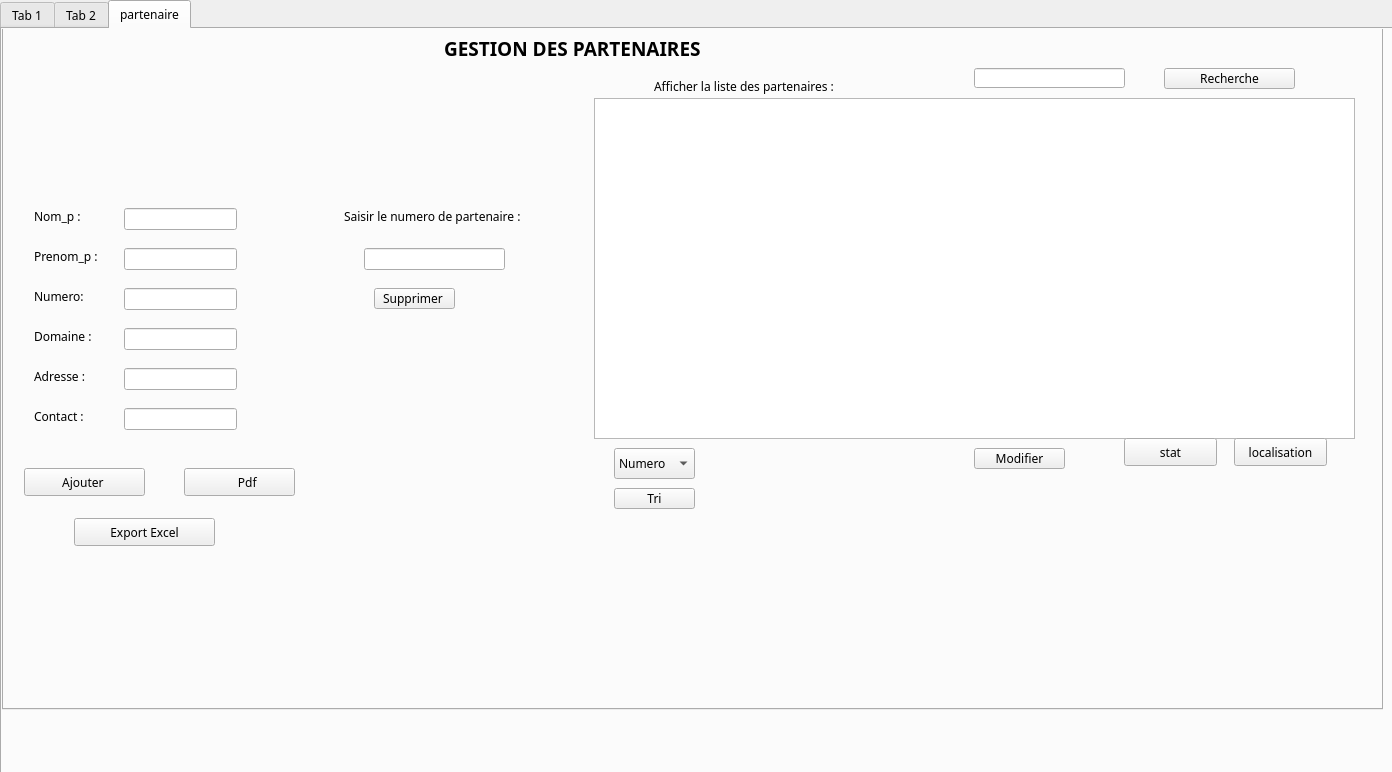
<?xml version="1.0" encoding="UTF-8"?>
<ui version="4.0">
 <class>Dialog</class>
 <widget class="QDialog" name="Dialog">
  <property name="geometry">
   <rect>
    <x>0</x>
    <y>0</y>
    <width>1392</width>
    <height>772</height>
   </rect>
  </property>
  <property name="windowTitle">
   <string>Dialog</string>
  </property>
  <widget class="QTabWidget" name="tabWidget">
   <property name="geometry">
    <rect>
     <x>0</x>
     <y>0</y>
     <width>1501</width>
     <height>921</height>
    </rect>
   </property>
   <property name="baseSize">
    <size>
     <width>0</width>
     <height>0</height>
    </size>
   </property>
   <property name="font">
    <font>
     <family>Century Gothic</family>
    </font>
   </property>
   <property name="styleSheet">
    <string notr="true">background-color: </string>
   </property>
   <property name="currentIndex">
    <number>2</number>
   </property>
   <widget class="QWidget" name="tab">
    <attribute name="title">
     <string>Tab 1</string>
    </attribute>
    <widget class="QGroupBox" name="Log_in">
     <property name="geometry">
      <rect>
       <x>20</x>
       <y>30</y>
       <width>1231</width>
       <height>381</height>
      </rect>
     </property>
     <property name="font">
      <font>
       <family>Century Gothic</family>
       <pointsize>13</pointsize>
       <weight>75</weight>
       <bold>true</bold>
      </font>
     </property>
     <property name="styleSheet">
      <string notr="true">background-color: qlineargradient(spread:reflect, x1:0, y1:0, x2:1, y2:0, stop:1 rgba(255, 255, 255, 0));</string>
     </property>
     <property name="title">
      <string>Employés</string>
     </property>
     <widget class="QLabel" name="label">
      <property name="geometry">
       <rect>
        <x>20</x>
        <y>80</y>
        <width>111</width>
        <height>19</height>
       </rect>
      </property>
      <property name="font">
       <font>
        <family>Century Gothic</family>
        <pointsize>11</pointsize>
        <weight>75</weight>
        <italic>true</italic>
        <bold>true</bold>
        <underline>true</underline>
       </font>
      </property>
      <property name="text">
       <string>ID-Employé</string>
      </property>
     </widget>
     <widget class="QLabel" name="label_2">
      <property name="geometry">
       <rect>
        <x>20</x>
        <y>150</y>
        <width>161</width>
        <height>21</height>
       </rect>
      </property>
      <property name="font">
       <font>
        <family>Century Gothic</family>
        <pointsize>11</pointsize>
        <weight>75</weight>
        <italic>true</italic>
        <bold>true</bold>
        <underline>true</underline>
       </font>
      </property>
      <property name="text">
       <string>Mot de passe</string>
      </property>
     </widget>
     <widget class="QLabel" name="label_3">
      <property name="geometry">
       <rect>
        <x>410</x>
        <y>80</y>
        <width>141</width>
        <height>21</height>
       </rect>
      </property>
      <property name="font">
       <font>
        <family>Century Gothic</family>
        <pointsize>11</pointsize>
        <weight>75</weight>
        <italic>true</italic>
        <bold>true</bold>
        <underline>true</underline>
       </font>
      </property>
      <property name="text">
       <string>Nom</string>
      </property>
     </widget>
     <widget class="QPushButton" name="pb_ajouter">
      <property name="geometry">
       <rect>
        <x>150</x>
        <y>310</y>
        <width>141</width>
        <height>41</height>
       </rect>
      </property>
      <property name="font">
       <font>
        <family>Century Gothic</family>
        <pointsize>9</pointsize>
        <weight>75</weight>
        <bold>true</bold>
       </font>
      </property>
      <property name="cursor">
       <cursorShape>PointingHandCursor</cursorShape>
      </property>
      <property name="styleSheet">
       <string notr="true">background-color:rgb(225, 225, 225)</string>
      </property>
      <property name="text">
       <string>+ Ajouter</string>
      </property>
     </widget>
     <widget class="QLineEdit" name="le_mdp">
      <property name="geometry">
       <rect>
        <x>240</x>
        <y>140</y>
        <width>131</width>
        <height>31</height>
       </rect>
      </property>
      <property name="font">
       <font>
        <family>Century Gothic</family>
        <pointsize>9</pointsize>
       </font>
      </property>
     </widget>
     <widget class="QLineEdit" name="le_IDemploye">
      <property name="geometry">
       <rect>
        <x>240</x>
        <y>70</y>
        <width>131</width>
        <height>31</height>
       </rect>
      </property>
      <property name="font">
       <font>
        <family>Century Gothic</family>
        <pointsize>9</pointsize>
       </font>
      </property>
     </widget>
     <widget class="QLabel" name="label_5">
      <property name="geometry">
       <rect>
        <x>400</x>
        <y>150</y>
        <width>141</width>
        <height>21</height>
       </rect>
      </property>
      <property name="font">
       <font>
        <family>Century Gothic</family>
        <pointsize>11</pointsize>
        <weight>75</weight>
        <italic>true</italic>
        <bold>true</bold>
        <underline>true</underline>
       </font>
      </property>
      <property name="text">
       <string>Prénom</string>
      </property>
     </widget>
     <widget class="QPushButton" name="pb_supp">
      <property name="geometry">
       <rect>
        <x>350</x>
        <y>310</y>
        <width>141</width>
        <height>41</height>
       </rect>
      </property>
      <property name="font">
       <font>
        <family>Century Gothic</family>
        <pointsize>9</pointsize>
        <weight>75</weight>
        <bold>true</bold>
       </font>
      </property>
      <property name="cursor">
       <cursorShape>PointingHandCursor</cursorShape>
      </property>
      <property name="styleSheet">
       <string notr="true">background-color: rgb(225, 225, 225)</string>
      </property>
      <property name="text">
       <string>Supprimer</string>
      </property>
      <property name="icon">
       <iconset>
        <normaloff>:/new/boutons/supp2.jpg</normaloff>:/new/boutons/supp2.jpg</iconset>
      </property>
     </widget>
     <widget class="QLabel" name="label_8">
      <property name="geometry">
       <rect>
        <x>110</x>
        <y>240</y>
        <width>161</width>
        <height>21</height>
       </rect>
      </property>
      <property name="font">
       <font>
        <family>Century Gothic</family>
        <pointsize>11</pointsize>
        <weight>75</weight>
        <italic>true</italic>
        <bold>true</bold>
        <underline>true</underline>
       </font>
      </property>
      <property name="text">
       <string>Date De naissance</string>
      </property>
     </widget>
     <widget class="QDateEdit" name="dateEdit">
      <property name="geometry">
       <rect>
        <x>280</x>
        <y>230</y>
        <width>131</width>
        <height>31</height>
       </rect>
      </property>
      <property name="font">
       <font>
        <pointsize>9</pointsize>
        <weight>75</weight>
        <bold>true</bold>
       </font>
      </property>
      <property name="styleSheet">
       <string notr="true">color: rgb(222, 222, 222);</string>
      </property>
     </widget>
     <widget class="QComboBox" name="Genre_select">
      <property name="geometry">
       <rect>
        <x>660</x>
        <y>60</y>
        <width>171</width>
        <height>41</height>
       </rect>
      </property>
      <property name="font">
       <font>
        <family>Century Gothic</family>
        <pointsize>8</pointsize>
        <weight>50</weight>
        <bold>false</bold>
       </font>
      </property>
      <property name="cursor">
       <cursorShape>PointingHandCursor</cursorShape>
      </property>
      <property name="styleSheet">
       <string notr="true">background-color: rgb(225, 225, 225)</string>
      </property>
      <item>
       <property name="text">
        <string>Genre</string>
       </property>
      </item>
      <item>
       <property name="text">
        <string>Homme</string>
       </property>
      </item>
      <item>
       <property name="text">
        <string>Femme</string>
       </property>
      </item>
     </widget>
     <widget class="QPushButton" name="pb_modifier">
      <property name="geometry">
       <rect>
        <x>680</x>
        <y>140</y>
        <width>141</width>
        <height>41</height>
       </rect>
      </property>
      <property name="font">
       <font>
        <family>Century Gothic</family>
        <pointsize>9</pointsize>
        <weight>75</weight>
        <bold>true</bold>
       </font>
      </property>
      <property name="cursor">
       <cursorShape>ArrowCursor</cursorShape>
      </property>
      <property name="styleSheet">
       <string notr="true">background-color: rgb(225, 225, 225)</string>
      </property>
      <property name="text">
       <string>Modifier</string>
      </property>
      <property name="icon">
       <iconset>
        <normaloff>:/new/boutons/modifier.png</normaloff>:/new/boutons/modifier.png</iconset>
      </property>
     </widget>
     <widget class="QPushButton" name="pb_supp_2">
      <property name="geometry">
       <rect>
        <x>550</x>
        <y>310</y>
        <width>141</width>
        <height>41</height>
       </rect>
      </property>
      <property name="font">
       <font>
        <family>Century Gothic</family>
        <pointsize>9</pointsize>
        <weight>75</weight>
        <bold>true</bold>
       </font>
      </property>
      <property name="cursor">
       <cursorShape>PointingHandCursor</cursorShape>
      </property>
      <property name="styleSheet">
       <string notr="true">background-color: rgb(225, 225, 225)</string>
      </property>
      <property name="text">
       <string>Afficher</string>
      </property>
      <property name="icon">
       <iconset>
        <normaloff>:/new/boutons/supp2.jpg</normaloff>:/new/boutons/supp2.jpg</iconset>
      </property>
     </widget>
     <widget class="QLineEdit" name="le_nom">
      <property name="geometry">
       <rect>
        <x>480</x>
        <y>70</y>
        <width>131</width>
        <height>31</height>
       </rect>
      </property>
      <property name="font">
       <font>
        <family>Century Gothic</family>
        <pointsize>9</pointsize>
       </font>
      </property>
     </widget>
     <widget class="QLineEdit" name="le_prenom">
      <property name="geometry">
       <rect>
        <x>480</x>
        <y>140</y>
        <width>131</width>
        <height>31</height>
       </rect>
      </property>
      <property name="font">
       <font>
        <family>Century Gothic</family>
        <pointsize>9</pointsize>
       </font>
      </property>
     </widget>
     <widget class="QPushButton" name="Afficher_stat">
      <property name="geometry">
       <rect>
        <x>850</x>
        <y>80</y>
        <width>131</width>
        <height>23</height>
       </rect>
      </property>
      <property name="text">
       <string>Afficher statistiques</string>
      </property>
     </widget>
     <widget class="QPushButton" name="Log_In">
      <property name="geometry">
       <rect>
        <x>600</x>
        <y>230</y>
        <width>75</width>
        <height>23</height>
       </rect>
      </property>
      <property name="text">
       <string>Log in</string>
      </property>
     </widget>
    </widget>
    <widget class="QLabel" name="label_6">
     <property name="geometry">
      <rect>
       <x>530</x>
       <y>0</y>
       <width>311</width>
       <height>31</height>
      </rect>
     </property>
     <property name="font">
      <font>
       <family>Century Gothic</family>
       <pointsize>18</pointsize>
       <weight>75</weight>
       <italic>true</italic>
       <bold>true</bold>
       <underline>false</underline>
      </font>
     </property>
     <property name="styleSheet">
      <string notr="true">color: rgb(225, 225, 225);
</string>
     </property>
     <property name="text">
      <string>Gestion Des Employés</string>
     </property>
    </widget>
    <widget class="QGroupBox" name="groupBox_2">
     <property name="geometry">
      <rect>
       <x>140</x>
       <y>460</y>
       <width>781</width>
       <height>451</height>
      </rect>
     </property>
     <property name="font">
      <font>
       <family>Century Gothic</family>
       <pointsize>13</pointsize>
       <weight>75</weight>
       <bold>true</bold>
      </font>
     </property>
     <property name="title">
      <string>Liste Des Employés</string>
     </property>
     <widget class="QPushButton" name="pb_recher">
      <property name="geometry">
       <rect>
        <x>170</x>
        <y>50</y>
        <width>121</width>
        <height>41</height>
       </rect>
      </property>
      <property name="font">
       <font>
        <family>Century Gothic</family>
        <pointsize>9</pointsize>
        <weight>75</weight>
        <bold>true</bold>
       </font>
      </property>
      <property name="cursor">
       <cursorShape>PointingHandCursor</cursorShape>
      </property>
      <property name="styleSheet">
       <string notr="true">background-color: rgb(170, 170, 170);
border-color: rgb(138, 138, 138);
color: rgb(45, 45, 45)</string>
      </property>
      <property name="text">
       <string>Recherche</string>
      </property>
      <property name="icon">
       <iconset>
        <normaloff>:/new/boutons/recher1.png</normaloff>:/new/boutons/recher1.png</iconset>
      </property>
     </widget>
     <widget class="QLineEdit" name="lineEdit">
      <property name="geometry">
       <rect>
        <x>30</x>
        <y>50</y>
        <width>141</width>
        <height>41</height>
       </rect>
      </property>
      <property name="baseSize">
       <size>
        <width>10</width>
        <height>8</height>
       </size>
      </property>
      <property name="font">
       <font>
        <family>Century Gothic</family>
        <pointsize>9</pointsize>
       </font>
      </property>
      <property name="styleSheet">
       <string notr="true">color: rgb(255, 255, 255);
border-color: rgb(138, 138, 138);
background-color: qlineargradient(spread:reflect, x1:0, y1:0, x2:1, y2:1, stop:0.186957 rgba(97, 97, 97, 30), stop:0.930435 rgba(150, 150, 150, 48))</string>
      </property>
     </widget>
     <widget class="QPushButton" name="pb_tri">
      <property name="geometry">
       <rect>
        <x>400</x>
        <y>370</y>
        <width>81</width>
        <height>41</height>
       </rect>
      </property>
      <property name="font">
       <font>
        <family>Century Gothic</family>
        <pointsize>9</pointsize>
        <weight>75</weight>
        <bold>true</bold>
       </font>
      </property>
      <property name="cursor">
       <cursorShape>PointingHandCursor</cursorShape>
      </property>
      <property name="styleSheet">
       <string notr="true">background-color:rgb(225, 225, 225)</string>
      </property>
      <property name="text">
       <string>Trier</string>
      </property>
      <property name="icon">
       <iconset>
        <normaloff>:/new/boutons/tri2.png</normaloff>:/new/boutons/tri2.png</iconset>
      </property>
     </widget>
     <widget class="QComboBox" name="comboBox_2">
      <property name="geometry">
       <rect>
        <x>500</x>
        <y>370</y>
        <width>171</width>
        <height>41</height>
       </rect>
      </property>
      <property name="font">
       <font>
        <family>Century Gothic</family>
        <pointsize>8</pointsize>
        <weight>50</weight>
        <bold>false</bold>
       </font>
      </property>
      <property name="cursor">
       <cursorShape>PointingHandCursor</cursorShape>
      </property>
      <property name="styleSheet">
       <string notr="true">background-color: rgb(225, 225, 225)</string>
      </property>
      <item>
       <property name="text">
        <string>nom</string>
       </property>
      </item>
      <item>
       <property name="text">
        <string>id</string>
       </property>
      </item>
      <item>
       <property name="text">
        <string>date de naissance</string>
       </property>
      </item>
     </widget>
     <widget class="QTableView" name="tableView">
      <property name="geometry">
       <rect>
        <x>70</x>
        <y>100</y>
        <width>661</width>
        <height>261</height>
       </rect>
      </property>
     </widget>
    </widget>
    <widget class="QGroupBox" name="groupBox_3">
     <property name="geometry">
      <rect>
       <x>950</x>
       <y>550</y>
       <width>251</width>
       <height>91</height>
      </rect>
     </property>
     <property name="font">
      <font>
       <family>Century Gothic</family>
       <pointsize>10</pointsize>
       <weight>75</weight>
       <bold>true</bold>
      </font>
     </property>
     <property name="title">
      <string>Exporter info employé</string>
     </property>
     <widget class="QPushButton" name="pb_pdf">
      <property name="geometry">
       <rect>
        <x>80</x>
        <y>30</y>
        <width>101</width>
        <height>41</height>
       </rect>
      </property>
      <property name="font">
       <font>
        <family>Century Gothic</family>
        <pointsize>10</pointsize>
        <weight>75</weight>
        <bold>true</bold>
       </font>
      </property>
      <property name="cursor">
       <cursorShape>PointingHandCursor</cursorShape>
      </property>
      <property name="styleSheet">
       <string notr="true">background-color:rgb(225, 225, 225)</string>
      </property>
      <property name="text">
       <string>PDF</string>
      </property>
      <property name="icon">
       <iconset>
        <normaloff>:/new/boutons/pdf1.png</normaloff>:/new/boutons/pdf1.png</iconset>
      </property>
      <property name="iconSize">
       <size>
        <width>25</width>
        <height>34</height>
       </size>
      </property>
     </widget>
    </widget>
    <widget class="QLabel" name="background0">
     <property name="geometry">
      <rect>
       <x>-10</x>
       <y>20</y>
       <width>1341</width>
       <height>1021</height>
      </rect>
     </property>
     <property name="text">
      <string/>
     </property>
     <property name="pixmap">
      <pixmap>../2EME/PROJET QT/d9ac02fa-15c8-40f1-becc-5bfe3902f3fb.jpg</pixmap>
     </property>
     <property name="scaledContents">
      <bool>true</bool>
     </property>
    </widget>
    <zorder>background0</zorder>
    <zorder>Log_in</zorder>
    <zorder>label_6</zorder>
    <zorder>groupBox_2</zorder>
    <zorder>groupBox_3</zorder>
   </widget>
   <widget class="QWidget" name="tab_2">
    <attribute name="title">
     <string>Tab 2</string>
    </attribute>
    <widget class="QGroupBox" name="groupBox_5">
     <property name="geometry">
      <rect>
       <x>40</x>
       <y>40</y>
       <width>611</width>
       <height>351</height>
      </rect>
     </property>
     <property name="font">
      <font>
       <family>Century Gothic</family>
       <pointsize>12</pointsize>
       <weight>75</weight>
       <bold>true</bold>
      </font>
     </property>
     <property name="title">
      <string>Calendrier</string>
     </property>
     <widget class="QCalendarWidget" name="calendarWidget">
      <property name="geometry">
       <rect>
        <x>250</x>
        <y>60</y>
        <width>331</width>
        <height>241</height>
       </rect>
      </property>
      <property name="styleSheet">
       <string notr="true">background-color: rgb(176, 176, 176);</string>
      </property>
     </widget>
     <widget class="QPlainTextEdit" name="plainTextEdit">
      <property name="geometry">
       <rect>
        <x>30</x>
        <y>80</y>
        <width>161</width>
        <height>211</height>
       </rect>
      </property>
      <property name="font">
       <font>
        <family>Maiandra GD</family>
        <pointsize>10</pointsize>
        <weight>75</weight>
        <italic>true</italic>
        <bold>true</bold>
       </font>
      </property>
      <property name="styleSheet">
       <string notr="true">color: rgb(204, 204, 204);</string>
      </property>
      <property name="plainText">
       <string>2022-10-10T00:00:00
Le journal De Minuit
2022-10-10T00:15:60
Publicité TELECOM</string>
      </property>
     </widget>
    </widget>
   </widget>
   <widget class="QWidget" name="tab_3">
    <attribute name="title">
     <string>partenaire</string>
    </attribute>
    <widget class="QTabWidget" name="tabWidget_2">
     <property name="geometry">
      <rect>
       <x>0</x>
       <y>-30</y>
       <width>1381</width>
       <height>711</height>
      </rect>
     </property>
     <property name="currentIndex">
      <number>0</number>
     </property>
     <widget class="QWidget" name="widget">
      <attribute name="title">
       <string/>
      </attribute>
      <widget class="QPushButton" name="pushButton">
       <property name="geometry">
        <rect>
         <x>20</x>
         <y>440</y>
         <width>121</width>
         <height>28</height>
        </rect>
       </property>
       <property name="text">
        <string>Ajouter </string>
       </property>
      </widget>
      <widget class="QPushButton" name="recherche_button">
       <property name="geometry">
        <rect>
         <x>1160</x>
         <y>40</y>
         <width>131</width>
         <height>21</height>
        </rect>
       </property>
       <property name="text">
        <string>Recherche</string>
       </property>
      </widget>
      <widget class="QPushButton" name="tri_button">
       <property name="geometry">
        <rect>
         <x>610</x>
         <y>460</y>
         <width>81</width>
         <height>21</height>
        </rect>
       </property>
       <property name="text">
        <string>Tri</string>
       </property>
      </widget>
      <widget class="QLineEdit" name="recherche0">
       <property name="geometry">
        <rect>
         <x>970</x>
         <y>40</y>
         <width>151</width>
         <height>20</height>
        </rect>
       </property>
      </widget>
      <widget class="QLabel" name="label_7">
       <property name="geometry">
        <rect>
         <x>440</x>
         <y>10</y>
         <width>571</width>
         <height>20</height>
        </rect>
       </property>
       <property name="font">
        <font>
         <family>Microsoft JhengHei</family>
         <pointsize>14</pointsize>
         <weight>75</weight>
         <bold>true</bold>
        </font>
       </property>
       <property name="text">
        <string>GESTION DES PARTENAIRES </string>
       </property>
      </widget>
      <widget class="QPushButton" name="pushButton_6">
       <property name="geometry">
        <rect>
         <x>180</x>
         <y>440</y>
         <width>111</width>
         <height>28</height>
        </rect>
       </property>
       <property name="text">
        <string>     Pdf</string>
       </property>
      </widget>
      <widget class="QLabel" name="label_12">
       <property name="geometry">
        <rect>
         <x>300</x>
         <y>70</y>
         <width>20</width>
         <height>20</height>
        </rect>
       </property>
       <property name="text">
        <string/>
       </property>
       <property name="pixmap">
        <pixmap>../PROJET QT/icones/recherche.png</pixmap>
       </property>
       <property name="scaledContents">
        <bool>true</bool>
       </property>
      </widget>
      <widget class="QLabel" name="label_13">
       <property name="geometry">
        <rect>
         <x>190</x>
         <y>430</y>
         <width>20</width>
         <height>20</height>
        </rect>
       </property>
       <property name="text">
        <string/>
       </property>
       <property name="pixmap">
        <pixmap>../PROJET QT/icones/pdf.png</pixmap>
       </property>
       <property name="scaledContents">
        <bool>true</bool>
       </property>
      </widget>
      <widget class="QLabel" name="label_14">
       <property name="geometry">
        <rect>
         <x>1130</x>
         <y>130</y>
         <width>20</width>
         <height>20</height>
        </rect>
       </property>
       <property name="text">
        <string/>
       </property>
       <property name="pixmap">
        <pixmap>../PROJET QT/icones/supprimer.png</pixmap>
       </property>
       <property name="scaledContents">
        <bool>true</bool>
       </property>
       <property name="margin">
        <number>2</number>
       </property>
       <property name="indent">
        <number>5</number>
       </property>
      </widget>
      <widget class="QLabel" name="label_15">
       <property name="geometry">
        <rect>
         <x>1120</x>
         <y>70</y>
         <width>20</width>
         <height>20</height>
        </rect>
       </property>
       <property name="text">
        <string/>
       </property>
       <property name="pixmap">
        <pixmap>../PROJET QT/icones/modifier.png</pixmap>
       </property>
       <property name="scaledContents">
        <bool>true</bool>
       </property>
      </widget>
      <widget class="QLabel" name="label_16">
       <property name="geometry">
        <rect>
         <x>410</x>
         <y>470</y>
         <width>20</width>
         <height>20</height>
        </rect>
       </property>
       <property name="text">
        <string/>
       </property>
       <property name="pixmap">
        <pixmap>../PROJET QT/icones/TRI.png</pixmap>
       </property>
       <property name="scaledContents">
        <bool>true</bool>
       </property>
      </widget>
      <widget class="QLabel" name="label_17">
       <property name="geometry">
        <rect>
         <x>30</x>
         <y>440</y>
         <width>20</width>
         <height>20</height>
        </rect>
       </property>
       <property name="text">
        <string/>
       </property>
       <property name="pixmap">
        <pixmap>../PROJET QT/icones/Ajout.png</pixmap>
       </property>
       <property name="scaledContents">
        <bool>true</bool>
       </property>
      </widget>
      <widget class="QLabel" name="label_20">
       <property name="geometry">
        <rect>
         <x>720</x>
         <y>430</y>
         <width>21</width>
         <height>20</height>
        </rect>
       </property>
       <property name="text">
        <string/>
       </property>
       <property name="pixmap">
        <pixmap>../placeholderblackshapeforlocalizationonmaps_79861.png</pixmap>
       </property>
       <property name="scaledContents">
        <bool>true</bool>
       </property>
      </widget>
      <widget class="QLabel" name="label_9">
       <property name="geometry">
        <rect>
         <x>650</x>
         <y>50</y>
         <width>291</width>
         <height>16</height>
        </rect>
       </property>
       <property name="text">
        <string>Afficher la liste des partenaires : </string>
       </property>
      </widget>
      <widget class="QPushButton" name="pushButton_7">
       <property name="geometry">
        <rect>
         <x>70</x>
         <y>490</y>
         <width>141</width>
         <height>28</height>
        </rect>
       </property>
       <property name="text">
        <string>Export Excel</string>
       </property>
      </widget>
      <widget class="QLabel" name="label_10">
       <property name="geometry">
        <rect>
         <x>-20</x>
         <y>-10</y>
         <width>1391</width>
         <height>731</height>
        </rect>
       </property>
       <property name="text">
        <string/>
       </property>
       <property name="pixmap">
        <pixmap>../2EME/PROJET QT/d9ac02fa-15c8-40f1-becc-5bfe3902f3fb.jpg</pixmap>
       </property>
       <property name="scaledContents">
        <bool>true</bool>
       </property>
      </widget>
      <widget class="QLabel" name="label_4">
       <property name="geometry">
        <rect>
         <x>30</x>
         <y>380</y>
         <width>56</width>
         <height>16</height>
        </rect>
       </property>
       <property name="text">
        <string>Contact :</string>
       </property>
      </widget>
      <widget class="QLineEdit" name="domaine_ajout">
       <property name="geometry">
        <rect>
         <x>120</x>
         <y>300</y>
         <width>113</width>
         <height>22</height>
        </rect>
       </property>
      </widget>
      <widget class="QLineEdit" name="adresse_ajout">
       <property name="geometry">
        <rect>
         <x>120</x>
         <y>340</y>
         <width>113</width>
         <height>22</height>
        </rect>
       </property>
      </widget>
      <widget class="QLabel" name="label_11">
       <property name="geometry">
        <rect>
         <x>30</x>
         <y>260</y>
         <width>56</width>
         <height>16</height>
        </rect>
       </property>
       <property name="text">
        <string>Numero:</string>
       </property>
      </widget>
      <widget class="QLabel" name="label_18">
       <property name="geometry">
        <rect>
         <x>30</x>
         <y>300</y>
         <width>81</width>
         <height>16</height>
        </rect>
       </property>
       <property name="text">
        <string>Domaine :</string>
       </property>
      </widget>
      <widget class="QLineEdit" name="contact_ajout">
       <property name="geometry">
        <rect>
         <x>120</x>
         <y>380</y>
         <width>113</width>
         <height>22</height>
        </rect>
       </property>
      </widget>
      <widget class="QLabel" name="label_19">
       <property name="geometry">
        <rect>
         <x>30</x>
         <y>340</y>
         <width>56</width>
         <height>16</height>
        </rect>
       </property>
       <property name="text">
        <string>Adresse :</string>
       </property>
      </widget>
      <widget class="QLineEdit" name="num_ajout">
       <property name="geometry">
        <rect>
         <x>120</x>
         <y>260</y>
         <width>113</width>
         <height>22</height>
        </rect>
       </property>
      </widget>
      <widget class="QTableView" name="afficher_p">
       <property name="geometry">
        <rect>
         <x>590</x>
         <y>70</y>
         <width>761</width>
         <height>341</height>
        </rect>
       </property>
      </widget>
      <widget class="QPushButton" name="supp_button">
       <property name="geometry">
        <rect>
         <x>370</x>
         <y>260</y>
         <width>81</width>
         <height>21</height>
        </rect>
       </property>
       <property name="text">
        <string>Supprimer </string>
       </property>
      </widget>
      <widget class="QPushButton" name="bouton_modif">
       <property name="geometry">
        <rect>
         <x>970</x>
         <y>420</y>
         <width>91</width>
         <height>21</height>
        </rect>
       </property>
       <property name="text">
        <string>Modifier</string>
       </property>
      </widget>
      <widget class="QLineEdit" name="num_supp">
       <property name="geometry">
        <rect>
         <x>360</x>
         <y>220</y>
         <width>141</width>
         <height>22</height>
        </rect>
       </property>
      </widget>
      <widget class="QLabel" name="label_21">
       <property name="geometry">
        <rect>
         <x>340</x>
         <y>180</y>
         <width>221</width>
         <height>16</height>
        </rect>
       </property>
       <property name="text">
        <string>Saisir le numero de partenaire :</string>
       </property>
      </widget>
      <widget class="QLineEdit" name="pr_ajout_">
       <property name="geometry">
        <rect>
         <x>120</x>
         <y>220</y>
         <width>113</width>
         <height>22</height>
        </rect>
       </property>
      </widget>
      <widget class="QLineEdit" name="nom_ajout">
       <property name="geometry">
        <rect>
         <x>120</x>
         <y>180</y>
         <width>113</width>
         <height>22</height>
        </rect>
       </property>
      </widget>
      <widget class="QLabel" name="nom_ajout_2">
       <property name="geometry">
        <rect>
         <x>30</x>
         <y>180</y>
         <width>56</width>
         <height>16</height>
        </rect>
       </property>
       <property name="text">
        <string>Nom_p :</string>
       </property>
      </widget>
      <widget class="QLabel" name="pr_ajout">
       <property name="geometry">
        <rect>
         <x>30</x>
         <y>220</y>
         <width>71</width>
         <height>16</height>
        </rect>
       </property>
       <property name="text">
        <string>Prenom_p :</string>
       </property>
      </widget>
      <widget class="QComboBox" name="comboBox_3">
       <property name="geometry">
        <rect>
         <x>610</x>
         <y>420</y>
         <width>81</width>
         <height>31</height>
        </rect>
       </property>
       <item>
        <property name="text">
         <string>Numero</string>
        </property>
       </item>
       <item>
        <property name="text">
         <string>contact</string>
        </property>
       </item>
       <item>
        <property name="text">
         <string>Nom_p</string>
        </property>
       </item>
      </widget>
      <widget class="QPushButton" name="pushButton_2">
       <property name="geometry">
        <rect>
         <x>1230</x>
         <y>410</y>
         <width>93</width>
         <height>28</height>
        </rect>
       </property>
       <property name="text">
        <string>localisation</string>
       </property>
      </widget>
      <widget class="QPushButton" name="pushButton_3">
       <property name="geometry">
        <rect>
         <x>1120</x>
         <y>410</y>
         <width>93</width>
         <height>28</height>
        </rect>
       </property>
       <property name="text">
        <string>stat</string>
       </property>
      </widget>
      <zorder>label_10</zorder>
      <zorder>label_9</zorder>
      <zorder>label_11</zorder>
      <zorder>label_18</zorder>
      <zorder>label_19</zorder>
      <zorder>label_21</zorder>
      <zorder>comboBox_3</zorder>
      <zorder>label_7</zorder>
      <zorder>pushButton</zorder>
      <zorder>recherche_button</zorder>
      <zorder>tri_button</zorder>
      <zorder>recherche0</zorder>
      <zorder>pushButton_6</zorder>
      <zorder>label_12</zorder>
      <zorder>label_13</zorder>
      <zorder>label_14</zorder>
      <zorder>label_15</zorder>
      <zorder>label_16</zorder>
      <zorder>label_17</zorder>
      <zorder>label_20</zorder>
      <zorder>pushButton_7</zorder>
      <zorder>domaine_ajout</zorder>
      <zorder>adresse_ajout</zorder>
      <zorder>label_4</zorder>
      <zorder>contact_ajout</zorder>
      <zorder>num_ajout</zorder>
      <zorder>afficher_p</zorder>
      <zorder>supp_button</zorder>
      <zorder>bouton_modif</zorder>
      <zorder>num_supp</zorder>
      <zorder>pr_ajout_</zorder>
      <zorder>nom_ajout</zorder>
      <zorder>nom_ajout_2</zorder>
      <zorder>pr_ajout</zorder>
      <zorder>pushButton_2</zorder>
      <zorder>pushButton_3</zorder>
     </widget>
    </widget>
   </widget>
  </widget>
 </widget>
 <resources/>
 <connections/>
</ui>
